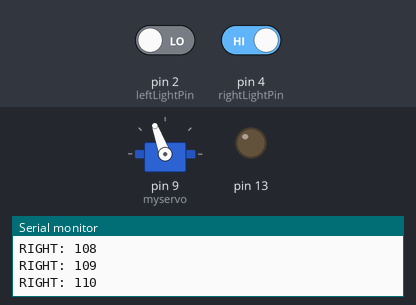
Bench run of a sketch on a simulated Arduino Uno, built with avr-gcc and run on an emulated ATmega328P. Shown: servo, output pins drawn as LEDs (lit = HIGH), the last lines printed to the serial monitor. Inputs (shaded band) come from the test bench; at power-on: pin 2 (leftLightPin) LOW, pin 4 (rightLightPin) HIGH.

Above: at 1.2 s.
1.3 s: pin 2 (leftLightPin) driven HIGH and pin 4 (rightLightPin) driven LOW
At 1.76 s:
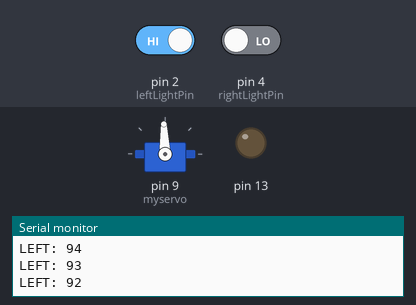
At 4.8 s:
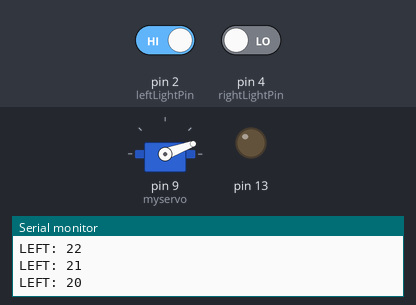
Timing chart, 0 to 6.3 s (numbered marks = the images above; inputs shaded):
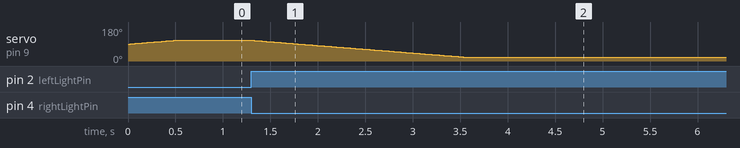

The sketch:

turn-via-ir-detector.ino
```cpp
//-*- C -*-

#include <Math.h>
#include <Servo.h>


Servo myservo;  // create servo object to control a servo
                // a maximum of eight servo objects can be created
int currAngle = 90;

// multiply by degrees to get radians
//
const double degrees_to_radians = 0.0174532925;


int rightLightPin = 4;    //connects the digital pin to the Light Detector Board's output
int leftLightPin = 2;    //connects the digital pin to the Light Detector Board's output

void setup()
{
  myservo.attach(9);  // attaches the servo on pin 9 to the servo object
  myservo.write(currAngle);

  // initialize digital pin 13 as an output.
  pinMode(13, OUTPUT);

  // initialize the input pins
  pinMode(rightLightPin, INPUT);
  pinMode(leftLightPin, INPUT);

  Serial.begin(9600);      // open the serial port at 9600 bps:
}

void loop() {
  delay(25);

  if (HIGH == digitalRead(leftLightPin) && LOW == digitalRead(rightLightPin)) {
    if (currAngle > 20) {
      currAngle -= 1;
      myservo.write(currAngle);

      Serial.print("LEFT: ");
      Serial.println(currAngle);
    }
  } else if (LOW == digitalRead(leftLightPin) && HIGH == digitalRead(rightLightPin)) {
    if (currAngle < 110) {
      currAngle += 1;
      myservo.write(currAngle);

      Serial.print("RIGHT: ");
      Serial.println(currAngle);
    }
  }
}
```

Measured:
- after the input at 1.3 s, servo on pin 9 (myservo): moves from 110° to 20° over 2.2 s, starting at once
